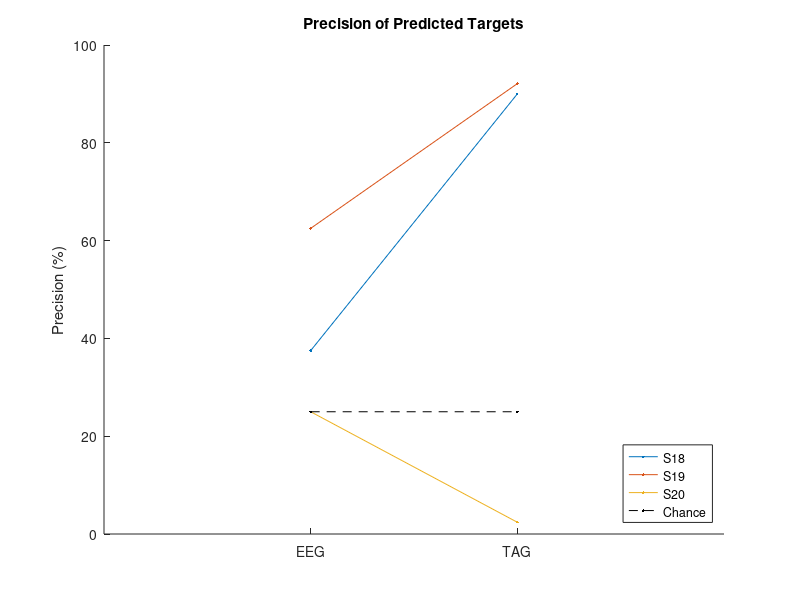
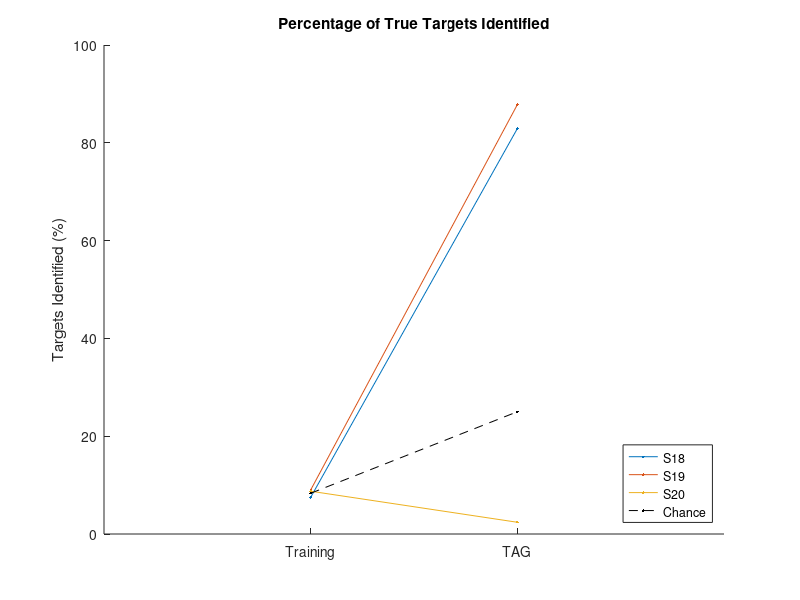
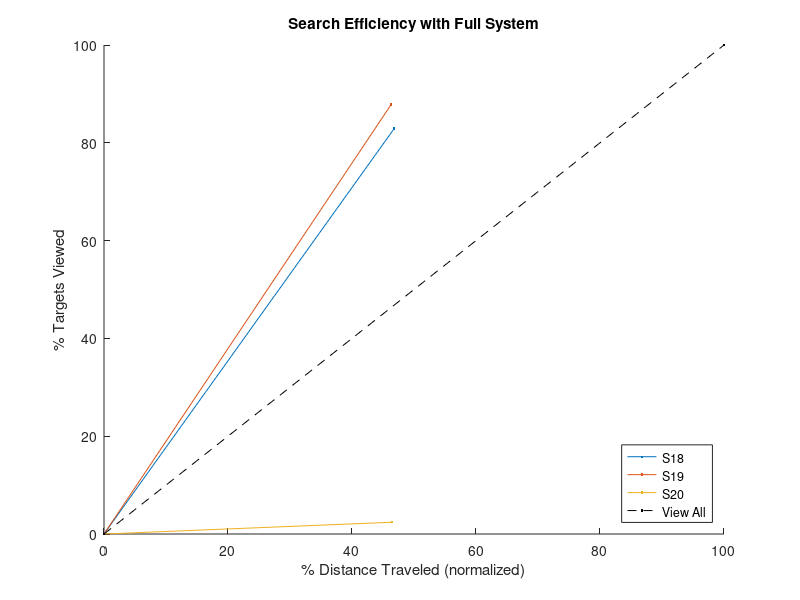

Source code (MATLAB) for these figures, in order:
% PlotBionavFigures_03302012.m
%
% This script plots the results from subjects 18, 19, and 20 as calculated
% by RunResultsThroughTag and CalculateImprovement.
% The figures were made for Paul's presentation at the CaN CTA meeting at
% ARL in early April 2012.
%
% Created 3/30/12 by DJ.

% Input results
EEG_pc = [37.5 62.5 25];
TAG_pc = [90 92.1 2.4];
train_pf = [45/600 54/600 63/720]*100;
EEG_pf = [2 3.4 1.2];
TAG_pf = [82.9 87.8 2.4];
pct_dist = [46.8 46.3 46.4];

% Plot precision
figure(1); clf; hold on;
plot([1 1 1;2 2 2],[EEG_pc;TAG_pc],'.-');
plot([1 2], [25 25],'k.--');
% Annotate plot
title('Precision of Predicted Targets');
ylabel('Precision (%)')
axis([0 3 0 100])
set(gca,'xtick',[1 2],'xticklabel',{'EEG','TAG'});
legend('S18','S19','S20','Chance','Location','SouthEast');

% Plot percent found
figure(2); clf; hold on;
plot([1 1 1;2 2 2],[train_pf;TAG_pf],'.-');
plot([1 2], [100/12 25],'k.--');
% Annotate plot
title('Percentage of True Targets Identified');
ylabel('Targets Identified (%)')
axis([0 3 0 100])
set(gca,'xtick',[1 2],'xticklabel',{'Training','TAG'});
legend('S18','S19','S20','Chance','Location','SouthEast');

% Plot search efficiency
figure(3); clf; hold on;
plot([0 0 0; pct_dist],[0 0 0; TAG_pf],'.-');
plot([0 100], [0 100],'k.--');
% Annotate plot
title('Search Efficiency with Full System');
xlabel('% Distance Traveled (normalized)')
ylabel('% Targets Viewed')
axis([0 100 0 100])
legend('S18','S19','S20','View All','Location','SouthEast');